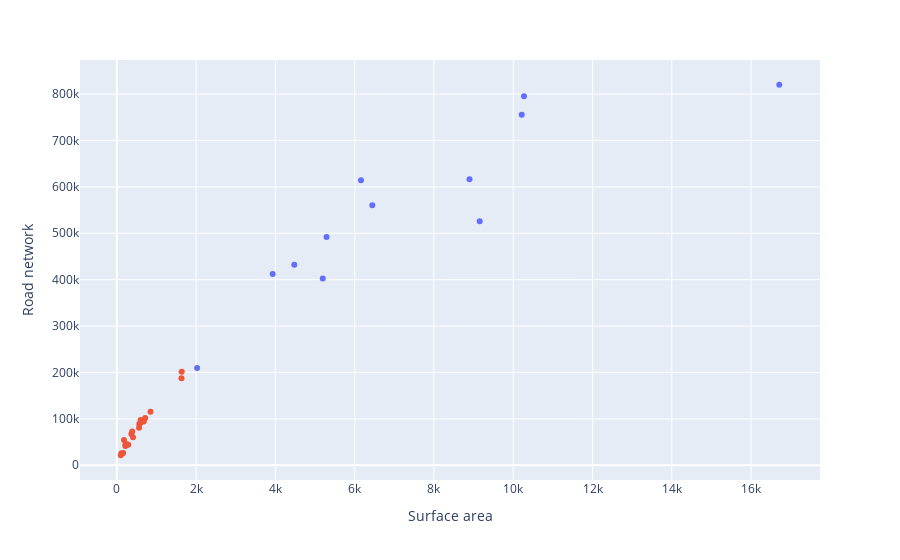

The notebook cell this image was saved under:
### Markdown cell above
### 2) Visualise the size difference on a scatter chart

### Code cell
import plotly.express as px
color_map = {'red': 'red', 'blue': 'blue'}
fig = px.scatter(merged, x='surface_area', y='road_len', hover_data=['district'], color='color')
fig.update_traces(marker=dict(size=6))
fig.update_traces(showlegend=False)
fig.update_xaxes(title_text='Surface area')
fig.update_yaxes(title_text='Road network')

# optional: uncomment to change the scale to log. creates more space between the districts.
# fig.update_xaxes(type='log')
# fig.update_yaxes(type='log')

fig.show()

### Figure 1 — Plotly figure (JSON) as saved in the notebook; plotly's stock layout.template omitted (floating-point values rounded to 4 significant figures)
{"data": [{"customdata": [["Marzahn-Hellersdorf"], ["Pankow"], ["Reinickendorf"], ["Neukölln"], ["Treptow-Köpenick"], ["Lichtenberg"], ["Steglitz-Zehlendorf"], ["Tempelhof-Schöneberg"], ["Charlottenburg-Wilmersdorf"], ["Spandau"], ["Mitte"], ["Friedrichshain-Kreuzberg"]], "hovertemplate": "color=red<br>surface_area=%{x}<br>road_len=%{y}<br>district=%{customdata[0]}<extra></extra>", "legendgroup": "red", "marker": {"color": "#636efa", "size": 6, "symbol": "circle"}, "mode": "markers", "name": "red", "orientation": "v", "showlegend": false, "type": "scatter", "x": [6159.0, 10270.0, 8897.0, 4477.0, 16710.0, 5195.0, 10210.0, 5291.0, 6445.0, 9154.0, 3932.0, 2025.0], "xaxis": "x", "y": [614500.0, 795200.0, 616500.0, 431900.0, 820100.0, 402300.0, 755200.0, 491800.0, 560200.0, 525800.0, 412300.0, 209900.0], "yaxis": "y"}, {"customdata": [["Temple (75003)"], ["Passy (75016)"], ["Panthéon (75005)"], ["Louvre (75001)"], ["Popincourt (75011)"], ["Palais-Bourbon (75007)"], ["Buttes-Montmartre (75018)"], ["Batignolles-Monceau (75017)"], ["Luxembourg (75006)"], ["Bourse (75002)"], ["Opéra (75009)"], ["Vaugirard (75015)"], ["Ménilmontant (75020)"], ["Reuilly (75012)"], ["Élysée (75008)"], ["Observatoire (75014)"], ["Gobelins (75013)"], ["Buttes-Chaumont (75019)"], ["Entrepôt (75010)"], ["Hôtel-de-Ville (75004)"]], "hovertemplate": "color=blue<br>surface_area=%{x}<br>road_len=%{y}<br>district=%{customdata[0]}<extra></extra>", "legendgroup": "blue", "marker": {"color": "#EF553B", "size": 6, "symbol": "circle"}, "mode": "markers", "name": "blue", "orientation": "v", "showlegend": false, "type": "scatter", "x": [117.1, 1637.0, 253.9, 182.5, 366.5, 409.0, 599.6, 566.9, 215.3, 99.12, 217.8, 849.5, 598.3, 1631.0, 388.0, 561.5, 714.9, 679.3, 289.2, 160.1], "xaxis": "x", "y": [26155, 201808, 45358, 54573, 67666, 60425, 97769, 89111, 41563, 21599, 44529, 115089, 91653, 187701, 72973, 80640, 101888, 94447, 44191, 26510], "yaxis": "y"}], "layout": {"legend": {"title": {"text": "color"}, "tracegroupgap": 0}, "margin": {"t": 60}, "xaxis": {"anchor": "y", "domain": [0, 1], "title": {"text": "Surface area"}}, "yaxis": {"anchor": "x", "domain": [0, 1], "title": {"text": "Road network"}}}}
